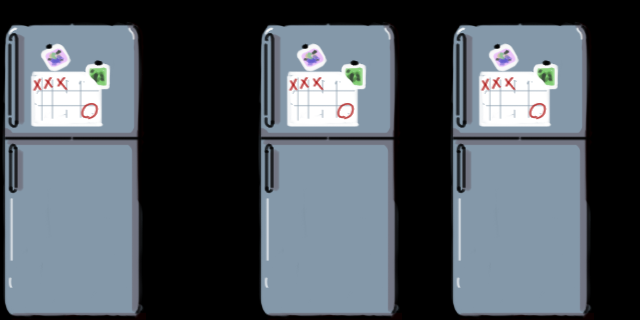

A level layout from a 2D game, rendered from its tile map. Below: a short description, then the map file with its tile-grid data intact:
An orthogonal 10x5 tile map with 64x64 px tiles, 1 tile layer (FridgeLayer).

<map version="1.5" tiledversion="1.6.0" orientation="orthogonal" renderorder="right-down" width="10" height="5" tilewidth="64" tileheight="64" infinite="0" nextlayerid="2" nextobjectid="1">
 <editorsettings>
  <export target="tilemap_Test.json" format="json" />
 </editorsettings>
 <tileset firstgid="1" name="static_fridge" tilewidth="146" tileheight="300" tilecount="1" columns="1">
  <image source="../static_fridge.png" width="146" height="300" />
 </tileset>
 <layer id="1" name="FridgeLayer" width="10" height="5">
  <data encoding="csv">
0,0,0,0,0,0,0,0,0,0,
0,0,0,0,0,0,0,0,0,0,
0,0,0,0,0,0,0,0,0,0,
0,0,0,0,0,0,0,0,0,0,
1,0,0,0,1,0,0,1,0,0
</data>
 </layer>
</map>